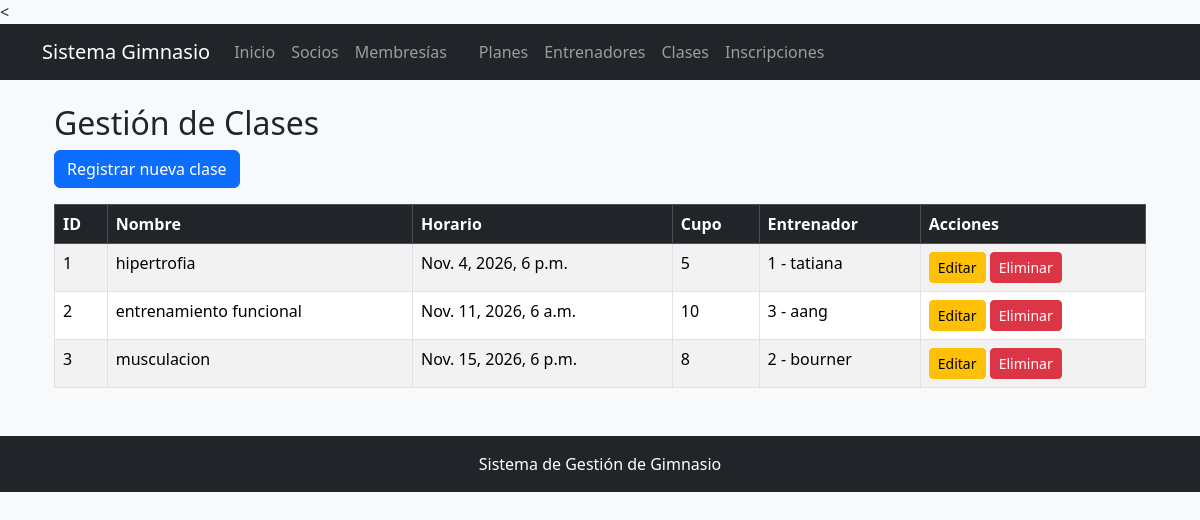
Page /clases/ on the earlier database version.
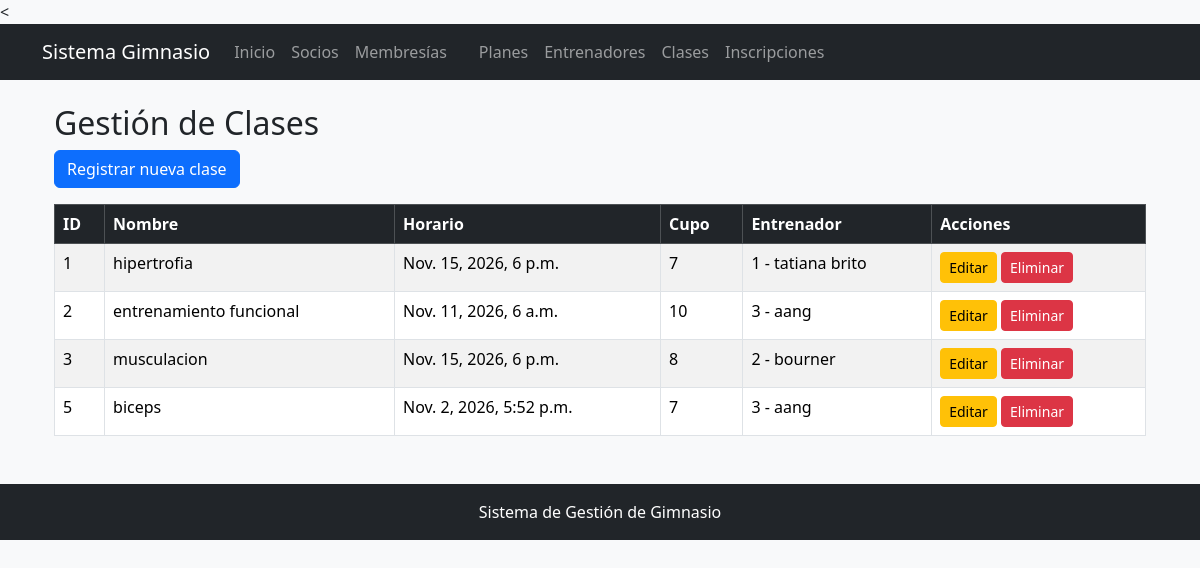
Same page on the later database version.
### clase/models.py (models this page shows, shortened)
class Clase(models.Model):
    id_clase = models.AutoField(primary_key=True)
    nombre = models.CharField(max_length=100)
    horario = models.DateTimeField()
    cupo = models.PositiveIntegerField()
    entrenador = models.ForeignKey(entrenador, on_delete=models.CASCADE )

### entrenador/models.py (models this page shows)
class entrenador(models.Model):
    id_entrenador = models.AutoField(primary_key=True)
    documento  = models.CharField(max_length=20)
    nombre = models.CharField(max_length=100)
    telefono = models.CharField(max_length=20)
    especialidad = models.CharField(max_length=100)
    activo = models.BooleanField(default=True)
    def __str__ (self):
        return f"{self.id_entrenador} - {self.nombre}"

### clase/views.py (the view)
# urls.py: path('', views.lista_clases, name='lista_clases'),
def lista_clases(request):
    clases = Clase.objects.all()
    return render(request, 'clase/lista.html', {
        'clases': clases
    })

### templates/clase/lista.html
{% extends 'gimnasio/base.html' %}
{% block content %}
<div class="container mt-4">
    <h2>Gestión de Clases</h2>
    <a href="{% url 'clase:crear_clase' %}" class="btn btn-primary mb-3">
        Registrar nueva clase
    </a>
    <table class="table table-bordered table-striped">
        <thead class="table-dark">
            <tr>
                <th>ID</th>
                <th>Nombre</th>
                <th>Horario</th>
                <th>Cupo</th>
                <th>Entrenador</th>
                <th>Acciones</th>
            </tr>
        </thead>
        <tbody>
            {% for clase in clases %}
            <tr>
                <td>{{ clase.id_clase }}</td>
                <td>{{ clase.nombre }}</td>
                <td>{{ clase.horario }}</td>
                <td>{{ clase.cupo }}</td>
                <td>{{ clase.entrenador }}</td>
                <td>
                    <a href="{% url 'clase:editar_clase' clase.id_clase %}"
                       class="btn btn-warning btn-sm">Editar</a>
                    <a href="{% url 'clase:eliminar_clase' clase.id_clase %}"
                       class="btn btn-danger btn-sm">Eliminar</a>
                </td>
            </tr>
            {% empty %}
            <tr>
                <td colspan="6">No hay clases registradas.</td>
            </tr>
            {% endfor %}
        </tbody>
    </table>
</div>
{% endblock %}

### templates/gimnasio/base.html (shortened to what this page needs)
    <!DOCTYPE html>
    <html lang="es">
    <head>
        <link href="https://cdn.jsdelivr.net/npm/bootstrap@5.3.3/dist/css/bootstrap.min.css" rel="stylesheet">
    </head>
    <body class="bg-light">
        <nav class="navbar navbar-expand-lg navbar-dark bg-dark">
            <div class="container">
                <a class="navbar-brand" href="{% url 'inicio' %}">
                    Sistema Gimnasio
                </a>
                <div class="collapse navbar-collapse" id="menu">
                    <div class="navbar-nav">
                        <a class="nav-link" href="{% url 'inicio' %}">
                            Inicio
                        </a>
                        <a class="nav-link" href="{% url 'socios:lista_socios' %}">
                            Socios
                        </a>
                        <a class="nav-link" href="{% url 'membresias:lista_membresias' %}">
                            Membresías
                        </a>
                        <a class="nav-link" href="#">
                            <a class="nav-link" href="{% url 'plan:lista_planes' %}">
                                Planes
                            </a>
                        </a>
                            <a class="nav-link" href="{% url 'entrenador:lista_entrenadores' %}">
                                Entrenadores
                            </a>
                        <a class="nav-link" href="{% url 'clase:lista_clases' %}">
                            Clases
                        </a>
                        <a class="nav-link" href="{% url 'inscripcion:lista_inscripciones' %}">
                            Inscripciones
                        </a>
                    </div>
                </div>
            </div>
        </nav>
        <main class="container mt-4">
            {% block content %}
            {% endblock %}
        </main>
        <footer class="text-center bg-dark text-white mt-5 p-3">
            Sistema de Gestión de Gimnasio
        </footer>
    </body>
    </html>

Differences in the rows shown:
changed Clase "hipertrofia": horario "Nov. 4, 2026, 6 p.m." → "Nov. 15, 2026, 6 p.m."; cupo "5" → "7"; entrenador "1 - tatiana" → "1 - tatiana brito"
added Clase: id_clase "5", nombre "biceps", horario "Nov. 2, 2026, 5:52 p.m.", cupo "7", entrenador "3 - aang"
